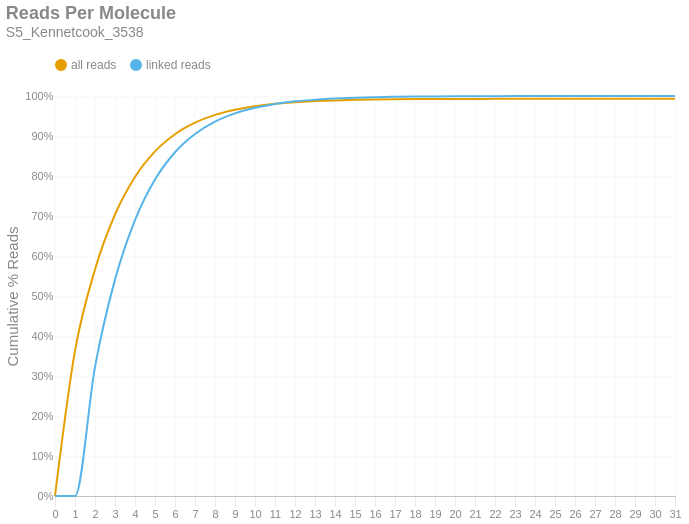

Notebook code cell kept with this figure:
### Markdown cell above
### Reads per Molecule
This chart shows the cumulative distribution of the number of reads per linked molecule. That is, how many alignments are associated with a unique molecule. This excludes the number of reads associated with invalid or absent linked-read barcodes. The `linked` histogram is the percentages recalculated when disregarding singletons.

### Code cell
if SKIPLR:
    print_html(f"Skipped")
else:
    counts = np.bincount(valids['reads'].cast(pl.Int64).to_numpy())
    weighted = counts * np.arange(len(counts))
    all_perc = weighted / n_reads
    linked_perc = weighted / n_linked_reads
    linked_perc[1] = 0
    binned_df = pl.DataFrame({
        'readsper': list(range(len(counts))),
        'all reads (cumsum)': np.cumsum(all_perc).tolist(),
        'linked reads (cumsum)': np.cumsum(linked_perc).tolist(),
    })

    with SafeRender(binned_df):
        (
            density_plot(binned_df, 'Reads Per Molecule', samplename, 'readspmol')
            .encode(
                x=alt.X('readsper:O', title=None).axis(labelAngle=0).scale(padding=0),
                y=alt.Y('value:Q', title='Cumulative % Reads').axis(format='%').stack(False),
                color=alt.Color("key:N").scale(domain=["all reads", "linked reads"]),
                tooltip=[
                    alt.Tooltip("key:N", title="Data Type"),
                    alt.Tooltip("readsper:O", title="Reads Per Molecule"),
                    alt.Tooltip("value:Q", format=".2%", title="% Reads (Cum.)")
                ]            
            )
        ).display()

### Figure 1 — Vega-Lite specification as saved in the notebook (floating-point values rounded to 4 significant figures)
{"width": "container", "height": 400, "config": {"title": {"anchor": "start", "dy": -15, "fontSize": 18, "color": "#888888", "subtitleColor": "#888888", "subtitleFontSize": 14}, "arc": {"fill": "#0072B2"}, "axis": {"domainColor": "#888888", "domainWidth": 0.5, "gridWidth": 0.2, "grid": false, "titleFontWeight": 400, "titleFontSize": 15, "labelFontSize": 11, "labelColor": "#888888", "tickColor": "#888888", "tickWidth": 0.2, "titleColor": "#888888"}, "axisBand": {"grid": false}, "axisX": {"grid": true, "tickSize": 10, "domainCap": "round"}, "axisY": {"domain": false, "grid": true, "tickSize": 0, "domainCap": "round"}, "background": "transparent", "header": {"labelFontSize": 15, "labelColor": "#888888", "titleFontSize": 15, "titleFontWeight": 600, "titleColor": "#888888"}, "legend": {"labelFont": "sans-serif", "labelFontSize": 12, "labelColor": "#888888", "symbolSize": 100, "symbolType": "circle", "titleFontSize": 12, "titlePadding": 10, "titleColor": "#888888", "title": null, "orient": "top"}, "range": {"category": ["#E69F00", "#56B4E9", "#009E73", "#F0E442", "#0072B2", "#D55E00", "#CC79A7", "#000000"], "diverging": ["#cfe8f3", "#a2d4ec", "#73bfe2", "#46abdb", "#1696d2", "#12719e"]}, "area": {"fill": "#0072B2", "fillOpacity": 0.7, "line": true, "strokeOpacity": 0.7}, "line": {"color": "#0072B2", "stroke": "#0072B2", "strokeWidth": 2}, "trail": {"color": "#0072B2", "stroke": "#0072B2", "strokeWidth": 0, "size": 1}, "point": {"filled": true, "fillOpacity": 1.0, "size": 95}, "text": {"color": "#888888", "fontSize": 11, "align": "right", "fontWeight": 400, "size": 11}, "bar": {"fill": "#0072B2", "stroke": null}, "view": {"stroke": null, "continuousWidth": 660, "continuousHeight": 400}}, "data": {"name": "data-4ca676c11e3317f73a9484982d143f34"}, "mark": {"type": "line", "interpolate": "monotone", "point": {"opacity": 0, "size": 275}}, "encoding": {"color": {"field": "key", "scale": {"domain": ["all reads", "linked reads"]}, "type": "nominal"}, "tooltip": [{"field": "key", "title": "Data Type", "type": "nominal"}, {"field": "readsper", "title": "Reads Per Molecule", "type": "ordinal"}, {"field": "value", "format": ".2%", "title": "% Reads (Cum.)", "type": "quantitative"}], "x": {"axis": {"labelAngle": 0}, "field": "readsper", "scale": {"padding": 0}, "title": null, "type": "ordinal"}, "y": {"axis": {"format": "%"}, "field": "value", "stack": false, "title": "Cumulative % Reads", "type": "quantitative"}}, "params": [{"name": "param_c36ac31b6afebe62", "select": {"type": "point", "fields": ["key"]}, "bind": "legend"}], "title": {"text": "Reads Per Molecule", "subtitle": "S5_Kennetcook_3538"}, "transform": [{"fold": ["all reads (cumsum)", "linked reads (cumsum)"]}, {"calculate": "replace(datum.key, ' (cumsum)', '')", "as": "key"}, {"filter": {"param": "param_c36ac31b6afebe62"}}], "usermeta": {"embedOptions": {"downloadFileName": "S5_Kennetcook_3538.readspmol"}}, "$schema": "https://vega.github.io/schema/vega-lite/v6.1.0.json", "datasets": {"data-4ca676c11e3317f73a9484982d143f34": [{"readsper": 0, "all reads (cumsum)": 0.0, "linked reads (cumsum)": 0.0}, {"readsper": 1, "all reads (cumsum)": 0.3629, "linked reads (cumsum)": 0.0}, {"readsper": 2, "all reads (cumsum)": 0.5664, "linked reads (cumsum)": 0.3228}, {"readsper": 3, "all reads (cumsum)": 0.7038, "linked reads (cumsum)": 0.5409}, {"readsper": 4, "all reads (cumsum)": 0.7977, "linked reads (cumsum)": 0.6899}, {"readsper": 5, "all reads (cumsum)": 0.8615, "linked reads (cumsum)": 0.7912}, {"readsper": 6, "all reads (cumsum)": 0.9045, "linked reads (cumsum)": 0.8594}, {"readsper": 7, "all reads (cumsum)": 0.9332, "linked reads (cumsum)": 0.905}, {"readsper": 8, "all reads (cumsum)": 0.9528, "linked reads (cumsum)": 0.936}, {"readsper": 9, "all reads (cumsum)": 0.9657, "linked reads (cumsum)": 0.9565}, {"readsper": 10, "all reads (cumsum)": 0.9745, "linked reads (cumsum)": 0.9704}, {"readsper": 11, "all reads (cumsum)": 0.9805, "linked reads (cumsum)": 0.9801}, {"readsper": 12, "all reads (cumsum)": 0.9847, "linked reads (cumsum)": 0.9866}, {"readsper": 13, "all reads (cumsum)": 0.9872, "linked reads (cumsum)": 0.9906}, {"readsper": 14, "all reads (cumsum)": 0.989, "linked reads (cumsum)": 0.9935}, {"readsper": 15, "all reads (cumsum)": 0.9904, "linked reads (cumsum)": 0.9957}, {"readsper": 16, "all reads (cumsum)": 0.9912, "linked reads (cumsum)": 0.997}, {"readsper": 17, "all reads (cumsum)": 0.9918, "linked reads (cumsum)": 0.9979}, {"readsper": 18, "all reads (cumsum)": 0.9922, "linked reads (cumsum)": 0.9986}, {"readsper": 19, "all reads (cumsum)": 0.9925, "linked reads (cumsum)": 0.999}, {"readsper": 20, "all reads (cumsum)": 0.9927, "linked reads (cumsum)": 0.9993}, {"readsper": 21, "all reads (cumsum)": 0.9928, "linked reads (cumsum)": 0.9994}, {"readsper": 22, "all reads (cumsum)": 0.9929, "linked reads (cumsum)": 0.9996}, {"readsper": 23, "all reads (cumsum)": 0.9929, "linked reads (cumsum)": 0.9997}, {"readsper": 24, "all reads (cumsum)": 0.993, "linked reads (cumsum)": 0.9998}, {"readsper": 25, "all reads (cumsum)": 0.993, "linked reads (cumsum)": 0.9998}, {"readsper": 26, "all reads (cumsum)": 0.993, "linked reads (cumsum)": 0.9999}, {"readsper": 27, "all reads (cumsum)": 0.993, "linked reads (cumsum)": 0.9999}, {"readsper": 28, "all reads (cumsum)": 0.9931, "linked reads (cumsum)": 0.9999}, {"readsper": 29, "all reads (cumsum)": 0.9931, "linked reads (cumsum)": 1.0}, {"readsper": 30, "all reads (cumsum)": 0.9931, "linked reads (cumsum)": 1.0}, {"readsper": 31, "all reads (cumsum)": 0.9931, "linked reads (cumsum)": 1.0}]}}
